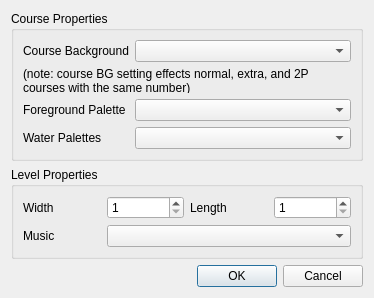
<?xml version="1.0" encoding="UTF-8"?>
<ui version="4.0">
 <class>PropertiesWindow</class>
 <widget class="QDialog" name="PropertiesWindow">
  <property name="geometry">
   <rect>
    <x>0</x>
    <y>0</y>
    <width>374</width>
    <height>298</height>
   </rect>
  </property>
  <property name="sizePolicy">
   <sizepolicy hsizetype="MinimumExpanding" vsizetype="MinimumExpanding">
    <horstretch>0</horstretch>
    <verstretch>0</verstretch>
   </sizepolicy>
  </property>
  <property name="windowTitle">
   <string>Level and Course Properties</string>
  </property>
  <property name="modal">
   <bool>true</bool>
  </property>
  <layout class="QVBoxLayout" name="verticalLayout">
   <item>
    <widget class="QGroupBox" name="groupBox_Course">
     <property name="title">
      <string>Course Properties</string>
     </property>
     <layout class="QFormLayout" name="formLayout">
      <property name="fieldGrowthPolicy">
       <enum>QFormLayout::AllNonFixedFieldsGrow</enum>
      </property>
      <item row="0" column="0">
       <widget class="QLabel" name="label_Background">
        <property name="text">
         <string>Course Background</string>
        </property>
       </widget>
      </item>
      <item row="0" column="1">
       <widget class="QComboBox" name="comboBox_Background"/>
      </item>
      <item row="1" column="0" colspan="2">
       <widget class="QLabel" name="label">
        <property name="text">
         <string>(note: course BG setting effects normal, extra, and 2P courses with the same number)</string>
        </property>
        <property name="wordWrap">
         <bool>true</bool>
        </property>
       </widget>
      </item>
      <item row="2" column="0">
       <widget class="QLabel" name="label_Palette">
        <property name="text">
         <string>Foreground Palette</string>
        </property>
       </widget>
      </item>
      <item row="2" column="1">
       <widget class="QComboBox" name="comboBox_Palette"/>
      </item>
      <item row="3" column="0">
       <widget class="QLabel" name="label_Water">
        <property name="text">
         <string>Water Palettes</string>
        </property>
       </widget>
      </item>
      <item row="3" column="1">
       <widget class="QComboBox" name="comboBox_Water"/>
      </item>
     </layout>
    </widget>
   </item>
   <item>
    <widget class="QGroupBox" name="groupBox_Level">
     <property name="title">
      <string>Level Properties</string>
     </property>
     <layout class="QGridLayout" name="gridLayout_3">
      <item row="0" column="0">
       <widget class="QLabel" name="label_Width">
        <property name="text">
         <string>Width</string>
        </property>
       </widget>
      </item>
      <item row="0" column="1">
       <widget class="QSpinBox" name="spinBox_Width">
        <property name="minimum">
         <number>1</number>
        </property>
       </widget>
      </item>
      <item row="0" column="2">
       <widget class="QLabel" name="label_Length">
        <property name="text">
         <string>Length</string>
        </property>
       </widget>
      </item>
      <item row="0" column="3">
       <widget class="QSpinBox" name="spinBox_Length">
        <property name="minimum">
         <number>1</number>
        </property>
       </widget>
      </item>
      <item row="1" column="0">
       <widget class="QLabel" name="label_Music">
        <property name="text">
         <string>Music</string>
        </property>
       </widget>
      </item>
      <item row="1" column="1" colspan="3">
       <widget class="QComboBox" name="comboBox_Music"/>
      </item>
     </layout>
    </widget>
   </item>
   <item>
    <widget class="QDialogButtonBox" name="buttonBox">
     <property name="orientation">
      <enum>Qt::Horizontal</enum>
     </property>
     <property name="standardButtons">
      <set>QDialogButtonBox::Cancel|QDialogButtonBox::Ok</set>
     </property>
    </widget>
   </item>
  </layout>
 </widget>
 <resources/>
 <connections>
  <connection>
   <sender>buttonBox</sender>
   <signal>accepted()</signal>
   <receiver>PropertiesWindow</receiver>
   <slot>accept()</slot>
   <hints>
    <hint type="sourcelabel">
     <x>248</x>
     <y>254</y>
    </hint>
    <hint type="destinationlabel">
     <x>157</x>
     <y>274</y>
    </hint>
   </hints>
  </connection>
  <connection>
   <sender>buttonBox</sender>
   <signal>rejected()</signal>
   <receiver>PropertiesWindow</receiver>
   <slot>reject()</slot>
   <hints>
    <hint type="sourcelabel">
     <x>316</x>
     <y>260</y>
    </hint>
    <hint type="destinationlabel">
     <x>286</x>
     <y>274</y>
    </hint>
   </hints>
  </connection>
 </connections>
</ui>
